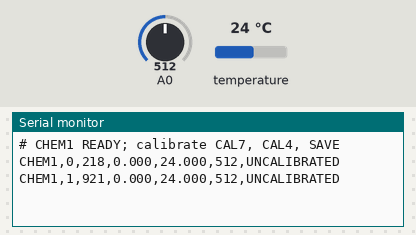
This sketch was run on a simulated Arduino Uno, built with avr-gcc and run on an emulated ATmega328P. On the bench: the last lines printed to the serial monitor. The test bench sets the inputs (shaded band); at power-on: temperature 24 °C, A0 = 512.

Above: at 1.2 s.
1.3 s: temperature set to 5.3 °C
At 2.2 s:
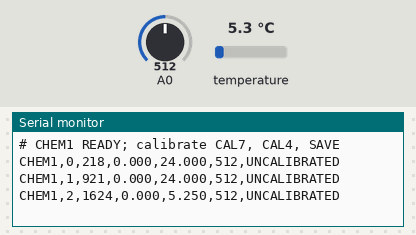
2.8 s: temperature set to 4.7 °C
At 3.6 s:
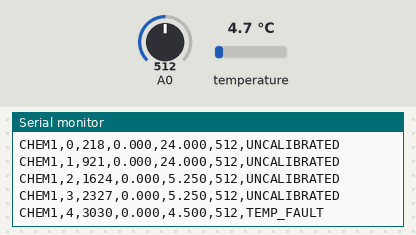

Measured:
- the behaviour switches between 5 and 4.9 °C on temperature (found by bisection; images 1 and 2)
- after the input at 1.3 s, the serial monitor: prints a new line after 0.32 s (image 1)
- after the input at 2.8 s, the serial monitor: prints a new line after 0.23 s (image 2)

The sketch:

sensor_stream.ino
```cpp
/* Uno R3 + SEN0161-V2 (A0) + DS18B20 (D2, 4.7k to 5V).
 * Libraries: OneWire, DallasTemperature. Serial: 115200, newline.
 * Protocol: CHEM1,sequence,millis,pH,tempC,rawADC,status
 * Calibration in Serial Monitor: CAL7, CAL4, SAVE (each newline).
 * Calibration is a two-point voltage fit at the calibration temperature.
 * No claim of automatic temperature compensation: verify at experiment temperature.
 */
#include <OneWire.h>
#include <DallasTemperature.h>
#include <EEPROM.h>
#include <math.h>

OneWire wire(2);
DallasTemperature thermometer(&wire);
struct Calibration { unsigned long magic; float adc7; float adc4; } calibration;
const unsigned long MAGIC = 0x43484D31UL;
float point7 = 0, point4 = 0;
bool have7 = false, have4 = false;
unsigned long sequence = 0, lastSample = 0;
float raw = 0, temperature = 0;
bool haveSample = false;
char command[12];
byte commandLength = 0;
bool commandOverflow = false;

bool calibrated() {
  return calibration.magic == MAGIC && isfinite(calibration.adc7) && isfinite(calibration.adc4)
    && calibration.adc7 > 1 && calibration.adc4 < 1022
    && calibration.adc4 - calibration.adc7 > 10;
}

void setup() {
  Serial.begin(115200);
  thermometer.begin();
  thermometer.setResolution(10);
  EEPROM.get(0, calibration);
  Serial.println(F("# CHEM1 READY; calibrate CAL7, CAL4, SAVE"));
}

void handleCommand() {
  if (!haveSample || temperature < 5 || temperature > 60 || raw <= 1 || raw >= 1022) {
    Serial.println(F("# Calibration rejected: check sensors"));
    return;
  }
  if (!strcmp(command,"CAL7")) { point7=raw; have7=true; Serial.println(F("# pH7 point captured")); }
  else if (!strcmp(command,"CAL4")) { point4=raw; have4=true; Serial.println(F("# pH4 point captured")); }
  else if (!strcmp(command,"SAVE")) {
    if (have7 && have4 && point4-point7>10) {
      calibration.magic=MAGIC; calibration.adc7=point7; calibration.adc4=point4;
      EEPROM.put(0,calibration);
      have7=have4=false;
      Serial.println(F("# Calibration saved; verify with independent reference"));
    } else Serial.println(F("# Capture both stable buffer points before SAVE"));
  } else Serial.println(F("# Unknown command; use CAL7, CAL4, SAVE"));
}

void loop() {
  if (millis()-lastSample >= 500 || !haveSample) {
    thermometer.requestTemperatures(); // 10-bit conversion, up to 187.5 ms
    temperature=thermometer.getTempCByIndex(0);
    long sum=0;
    for (byte i=0;i<10;i++) sum+=analogRead(A0);
    raw=sum/10.0;
    lastSample=millis();
    haveSample=true;
    float ph=calibrated() ? 7.0+(raw-calibration.adc7)*(-3.0)/(calibration.adc4-calibration.adc7) : 0;
    const char* status="OK";
    if (!calibrated()) status="UNCALIBRATED";
    if (raw<=1 || raw>=1022 || ph<0 || ph>14) status="PH_FAULT";
    if (temperature<5 || temperature>60) status="TEMP_FAULT";
    Serial.print(F("CHEM1,")); Serial.print(sequence++); Serial.print(',');
    Serial.print(lastSample); Serial.print(','); Serial.print(ph,3); Serial.print(',');
    Serial.print(temperature,3); Serial.print(','); Serial.print((int)raw); Serial.print(',');
    Serial.println(status);
  }
  while (Serial.available()) {
    char c=Serial.read();
    if(c=='\r') continue;
    if(c=='\n') {
      command[commandLength]='\0';
      if(commandLength && !commandOverflow) handleCommand();
      commandLength=0; commandOverflow=false;
    } else if(commandLength<sizeof(command)-1) command[commandLength++]=c;
    else commandOverflow=true;
  }
}
```
